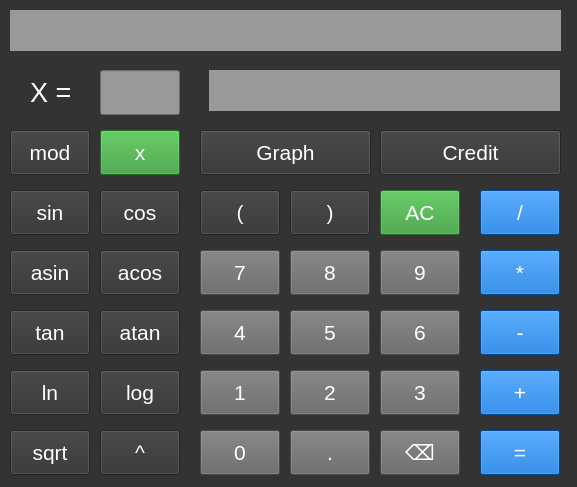
<?xml version="1.0" encoding="UTF-8"?>
<ui version="4.0">
 <class>MainWindow</class>
 <widget class="QMainWindow" name="MainWindow">
  <property name="geometry">
   <rect>
    <x>0</x>
    <y>0</y>
    <width>577</width>
    <height>487</height>
   </rect>
  </property>
  <property name="windowTitle">
   <string>Calculator</string>
  </property>
  <property name="styleSheet">
   <string notr="true">QWidget {
	background-color: rgb(51, 51, 51);
}</string>
  </property>
  <widget class="QWidget" name="centralwidget">
   <widget class="QLabel" name="label_input">
    <property name="geometry">
     <rect>
      <x>10</x>
      <y>10</y>
      <width>551</width>
      <height>41</height>
     </rect>
    </property>
    <property name="styleSheet">
     <string notr="true">QLabel {	
	color: white;
	font-size: 20px;
	background-color: rgb(153, 153, 153);
}</string>
    </property>
    <property name="text">
     <string/>
    </property>
   </widget>
   <widget class="QPushButton" name="pushButton_x">
    <property name="geometry">
     <rect>
      <x>100</x>
      <y>130</y>
      <width>80</width>
      <height>45</height>
     </rect>
    </property>
    <property name="font">
     <font>
      <pointsize>16</pointsize>
     </font>
    </property>
    <property name="styleSheet">
     <string notr="true">QPushButton {
	color: white;
	background-color: rgb(51, 153, 51);
}
QPushButton:pressed {
	background-color: rgb(51, 204, 102) ;
}</string>
    </property>
    <property name="text">
     <string>x</string>
    </property>
   </widget>
   <widget class="QLabel" name="label_x">
    <property name="geometry">
     <rect>
      <x>30</x>
      <y>70</y>
      <width>51</width>
      <height>45</height>
     </rect>
    </property>
    <property name="font">
     <font>
      <pointsize>20</pointsize>
     </font>
    </property>
    <property name="styleSheet">
     <string notr="true">QLabel {	
	color: white;
	opacity: 100
}</string>
    </property>
    <property name="text">
     <string>X =</string>
    </property>
   </widget>
   <widget class="QLineEdit" name="lineEdit_x">
    <property name="geometry">
     <rect>
      <x>100</x>
      <y>70</y>
      <width>80</width>
      <height>45</height>
     </rect>
    </property>
    <property name="styleSheet">
     <string notr="true">QLineEdit {	
	color: white;
	font-size: 20px;
	background-color: rgb(153, 153, 153);
}</string>
    </property>
    <property name="text">
     <string/>
    </property>
   </widget>
   <widget class="QLabel" name="label_result">
    <property name="geometry">
     <rect>
      <x>209</x>
      <y>70</y>
      <width>351</width>
      <height>41</height>
     </rect>
    </property>
    <property name="styleSheet">
     <string notr="true">QLabel {	
	color: whiite;
	font-size: 20px;
	background-color: rgb(153, 153, 153);
}</string>
    </property>
    <property name="text">
     <string/>
    </property>
   </widget>
   <widget class="QPushButton" name="pushButton_7">
    <property name="geometry">
     <rect>
      <x>200</x>
      <y>250</y>
      <width>80</width>
      <height>45</height>
     </rect>
    </property>
    <property name="font">
     <font>
      <pointsize>16</pointsize>
     </font>
    </property>
    <property name="styleSheet">
     <string notr="true">color: rgb(255, 255, 255);
background-color: rgb(102, 102, 102);</string>
    </property>
    <property name="text">
     <string>7</string>
    </property>
   </widget>
   <widget class="QPushButton" name="pushButton_8">
    <property name="geometry">
     <rect>
      <x>290</x>
      <y>250</y>
      <width>80</width>
      <height>45</height>
     </rect>
    </property>
    <property name="font">
     <font>
      <pointsize>16</pointsize>
     </font>
    </property>
    <property name="styleSheet">
     <string notr="true">color: rgb(255, 255, 255);
background-color: rgb(102, 102, 102);</string>
    </property>
    <property name="text">
     <string>8</string>
    </property>
   </widget>
   <widget class="QPushButton" name="pushButton_9">
    <property name="geometry">
     <rect>
      <x>380</x>
      <y>250</y>
      <width>80</width>
      <height>45</height>
     </rect>
    </property>
    <property name="font">
     <font>
      <pointsize>16</pointsize>
     </font>
    </property>
    <property name="styleSheet">
     <string notr="true">color: rgb(255, 255, 255);
background-color: rgb(102, 102, 102);</string>
    </property>
    <property name="text">
     <string>9</string>
    </property>
   </widget>
   <widget class="QPushButton" name="pushButton_4">
    <property name="geometry">
     <rect>
      <x>200</x>
      <y>310</y>
      <width>80</width>
      <height>45</height>
     </rect>
    </property>
    <property name="font">
     <font>
      <pointsize>16</pointsize>
     </font>
    </property>
    <property name="styleSheet">
     <string notr="true">color: rgb(255, 255, 255);
background-color: rgb(102, 102, 102);</string>
    </property>
    <property name="text">
     <string>4</string>
    </property>
   </widget>
   <widget class="QPushButton" name="pushButton_5">
    <property name="geometry">
     <rect>
      <x>290</x>
      <y>310</y>
      <width>80</width>
      <height>45</height>
     </rect>
    </property>
    <property name="font">
     <font>
      <pointsize>16</pointsize>
     </font>
    </property>
    <property name="styleSheet">
     <string notr="true">color: rgb(255, 255, 255);
background-color: rgb(102, 102, 102);</string>
    </property>
    <property name="text">
     <string>5</string>
    </property>
   </widget>
   <widget class="QPushButton" name="pushButton_6">
    <property name="geometry">
     <rect>
      <x>380</x>
      <y>310</y>
      <width>80</width>
      <height>45</height>
     </rect>
    </property>
    <property name="font">
     <font>
      <pointsize>16</pointsize>
     </font>
    </property>
    <property name="styleSheet">
     <string notr="true">background-color: rgb(102, 102, 102);color: rgb(255, 255, 255);</string>
    </property>
    <property name="text">
     <string>6</string>
    </property>
   </widget>
   <widget class="QPushButton" name="pushButton_1">
    <property name="geometry">
     <rect>
      <x>200</x>
      <y>370</y>
      <width>80</width>
      <height>45</height>
     </rect>
    </property>
    <property name="font">
     <font>
      <pointsize>16</pointsize>
     </font>
    </property>
    <property name="styleSheet">
     <string notr="true">background-color: rgb(102, 102, 102);
color: rgb(255, 255, 255);</string>
    </property>
    <property name="text">
     <string>1</string>
    </property>
   </widget>
   <widget class="QPushButton" name="pushButton_2">
    <property name="geometry">
     <rect>
      <x>290</x>
      <y>370</y>
      <width>80</width>
      <height>45</height>
     </rect>
    </property>
    <property name="font">
     <font>
      <pointsize>16</pointsize>
     </font>
    </property>
    <property name="styleSheet">
     <string notr="true">color: rgb(255, 255, 255);
background-color: rgb(102, 102, 102);</string>
    </property>
    <property name="text">
     <string>2</string>
    </property>
   </widget>
   <widget class="QPushButton" name="pushButton_3">
    <property name="geometry">
     <rect>
      <x>380</x>
      <y>370</y>
      <width>80</width>
      <height>45</height>
     </rect>
    </property>
    <property name="font">
     <font>
      <pointsize>16</pointsize>
     </font>
    </property>
    <property name="styleSheet">
     <string notr="true">background-color: rgb(102, 102, 102);
color: rgb(255, 255, 255);</string>
    </property>
    <property name="text">
     <string>3</string>
    </property>
   </widget>
   <widget class="QPushButton" name="pushButton_del">
    <property name="geometry">
     <rect>
      <x>380</x>
      <y>430</y>
      <width>80</width>
      <height>45</height>
     </rect>
    </property>
    <property name="font">
     <font>
      <pointsize>16</pointsize>
     </font>
    </property>
    <property name="styleSheet">
     <string notr="true">background-color: rgb(102, 102, 102);
color: rgb(255, 255, 255);</string>
    </property>
    <property name="text">
     <string>⌫</string>
    </property>
   </widget>
   <widget class="QPushButton" name="pushButton_0">
    <property name="geometry">
     <rect>
      <x>200</x>
      <y>430</y>
      <width>80</width>
      <height>45</height>
     </rect>
    </property>
    <property name="font">
     <font>
      <pointsize>16</pointsize>
     </font>
    </property>
    <property name="styleSheet">
     <string notr="true">background-color: rgb(102, 102, 102);
color: rgb(255, 255, 255);</string>
    </property>
    <property name="text">
     <string>0</string>
    </property>
   </widget>
   <widget class="QPushButton" name="pushButton_dot">
    <property name="geometry">
     <rect>
      <x>290</x>
      <y>430</y>
      <width>80</width>
      <height>45</height>
     </rect>
    </property>
    <property name="font">
     <font>
      <pointsize>16</pointsize>
     </font>
    </property>
    <property name="styleSheet">
     <string notr="true">background-color: rgb(102, 102, 102);
color: rgb(255, 255, 255);</string>
    </property>
    <property name="text">
     <string>.</string>
    </property>
   </widget>
   <widget class="QPushButton" name="pushButton_equals">
    <property name="geometry">
     <rect>
      <x>480</x>
      <y>430</y>
      <width>80</width>
      <height>45</height>
     </rect>
    </property>
    <property name="font">
     <font>
      <pointsize>16</pointsize>
     </font>
    </property>
    <property name="styleSheet">
     <string notr="true">color: rgb(255, 255, 255);
background-color: rgb(0, 102, 204);</string>
    </property>
    <property name="text">
     <string>=</string>
    </property>
   </widget>
   <widget class="QPushButton" name="pushButton_plus">
    <property name="geometry">
     <rect>
      <x>480</x>
      <y>370</y>
      <width>80</width>
      <height>45</height>
     </rect>
    </property>
    <property name="font">
     <font>
      <pointsize>16</pointsize>
     </font>
    </property>
    <property name="styleSheet">
     <string notr="true">color: rgb(255, 255, 255);
background-color: rgb(0, 102, 204);</string>
    </property>
    <property name="text">
     <string>+</string>
    </property>
   </widget>
   <widget class="QPushButton" name="pushButton_mult">
    <property name="geometry">
     <rect>
      <x>480</x>
      <y>250</y>
      <width>80</width>
      <height>45</height>
     </rect>
    </property>
    <property name="font">
     <font>
      <pointsize>16</pointsize>
     </font>
    </property>
    <property name="styleSheet">
     <string notr="true">color: rgb(255, 255, 255);
background-color: rgb(0, 102, 204);</string>
    </property>
    <property name="text">
     <string>*</string>
    </property>
   </widget>
   <widget class="QPushButton" name="pushButton_min">
    <property name="geometry">
     <rect>
      <x>480</x>
      <y>310</y>
      <width>80</width>
      <height>45</height>
     </rect>
    </property>
    <property name="font">
     <font>
      <pointsize>16</pointsize>
     </font>
    </property>
    <property name="styleSheet">
     <string notr="true">color: rgb(255, 255, 255);
background-color: rgb(0, 102, 204);</string>
    </property>
    <property name="text">
     <string>-</string>
    </property>
   </widget>
   <widget class="QPushButton" name="pushButton_sqrt">
    <property name="geometry">
     <rect>
      <x>10</x>
      <y>430</y>
      <width>80</width>
      <height>45</height>
     </rect>
    </property>
    <property name="font">
     <font>
      <pointsize>16</pointsize>
     </font>
    </property>
    <property name="styleSheet">
     <string notr="true">color: rgb(255, 255, 255);</string>
    </property>
    <property name="text">
     <string>sqrt</string>
    </property>
   </widget>
   <widget class="QPushButton" name="pushButton_asin">
    <property name="geometry">
     <rect>
      <x>10</x>
      <y>250</y>
      <width>80</width>
      <height>45</height>
     </rect>
    </property>
    <property name="font">
     <font>
      <pointsize>16</pointsize>
     </font>
    </property>
    <property name="styleSheet">
     <string notr="true">color: rgb(255, 255, 255);</string>
    </property>
    <property name="text">
     <string>asin</string>
    </property>
   </widget>
   <widget class="QPushButton" name="pushButton_tan">
    <property name="geometry">
     <rect>
      <x>10</x>
      <y>310</y>
      <width>80</width>
      <height>45</height>
     </rect>
    </property>
    <property name="font">
     <font>
      <pointsize>16</pointsize>
     </font>
    </property>
    <property name="styleSheet">
     <string notr="true">color: rgb(255, 255, 255);</string>
    </property>
    <property name="text">
     <string>tan</string>
    </property>
   </widget>
   <widget class="QPushButton" name="pushButton_ln">
    <property name="geometry">
     <rect>
      <x>10</x>
      <y>370</y>
      <width>80</width>
      <height>45</height>
     </rect>
    </property>
    <property name="font">
     <font>
      <pointsize>16</pointsize>
     </font>
    </property>
    <property name="styleSheet">
     <string notr="true">color: rgb(255, 255, 255);</string>
    </property>
    <property name="text">
     <string>ln</string>
    </property>
   </widget>
   <widget class="QPushButton" name="pushButton_log">
    <property name="geometry">
     <rect>
      <x>100</x>
      <y>370</y>
      <width>80</width>
      <height>45</height>
     </rect>
    </property>
    <property name="font">
     <font>
      <pointsize>16</pointsize>
     </font>
    </property>
    <property name="styleSheet">
     <string notr="true">color: rgb(255, 255, 255);</string>
    </property>
    <property name="text">
     <string>log</string>
    </property>
   </widget>
   <widget class="QPushButton" name="pushButton_acos">
    <property name="geometry">
     <rect>
      <x>100</x>
      <y>250</y>
      <width>80</width>
      <height>45</height>
     </rect>
    </property>
    <property name="font">
     <font>
      <pointsize>16</pointsize>
     </font>
    </property>
    <property name="styleSheet">
     <string notr="true">color: rgb(255, 255, 255);</string>
    </property>
    <property name="text">
     <string>acos</string>
    </property>
   </widget>
   <widget class="QPushButton" name="pushButton_atan">
    <property name="geometry">
     <rect>
      <x>100</x>
      <y>310</y>
      <width>80</width>
      <height>45</height>
     </rect>
    </property>
    <property name="font">
     <font>
      <pointsize>16</pointsize>
     </font>
    </property>
    <property name="styleSheet">
     <string notr="true">color: rgb(255, 255, 255);</string>
    </property>
    <property name="text">
     <string>atan</string>
    </property>
   </widget>
   <widget class="QPushButton" name="pushButton_pow">
    <property name="geometry">
     <rect>
      <x>100</x>
      <y>430</y>
      <width>80</width>
      <height>45</height>
     </rect>
    </property>
    <property name="font">
     <font>
      <pointsize>16</pointsize>
     </font>
    </property>
    <property name="styleSheet">
     <string notr="true">color: rgb(255, 255, 255);</string>
    </property>
    <property name="text">
     <string>^</string>
    </property>
   </widget>
   <widget class="QPushButton" name="pushButton_cos">
    <property name="geometry">
     <rect>
      <x>100</x>
      <y>190</y>
      <width>80</width>
      <height>45</height>
     </rect>
    </property>
    <property name="font">
     <font>
      <pointsize>16</pointsize>
     </font>
    </property>
    <property name="styleSheet">
     <string notr="true">color: rgb(255, 255, 255);</string>
    </property>
    <property name="text">
     <string>cos</string>
    </property>
   </widget>
   <widget class="QPushButton" name="pushButton_sin">
    <property name="geometry">
     <rect>
      <x>10</x>
      <y>190</y>
      <width>80</width>
      <height>45</height>
     </rect>
    </property>
    <property name="font">
     <font>
      <pointsize>16</pointsize>
     </font>
    </property>
    <property name="styleSheet">
     <string notr="true">color: rgb(255, 255, 255);</string>
    </property>
    <property name="text">
     <string>sin</string>
    </property>
   </widget>
   <widget class="QPushButton" name="pushButton_open">
    <property name="geometry">
     <rect>
      <x>200</x>
      <y>190</y>
      <width>80</width>
      <height>45</height>
     </rect>
    </property>
    <property name="font">
     <font>
      <pointsize>16</pointsize>
     </font>
    </property>
    <property name="styleSheet">
     <string notr="true">color: rgb(255, 255, 255);</string>
    </property>
    <property name="text">
     <string>(</string>
    </property>
   </widget>
   <widget class="QPushButton" name="pushButton_div">
    <property name="geometry">
     <rect>
      <x>480</x>
      <y>190</y>
      <width>80</width>
      <height>45</height>
     </rect>
    </property>
    <property name="font">
     <font>
      <pointsize>16</pointsize>
     </font>
    </property>
    <property name="styleSheet">
     <string notr="true">color: rgb(255, 255, 255);
background-color: rgb(0, 102, 204);</string>
    </property>
    <property name="text">
     <string>/</string>
    </property>
   </widget>
   <widget class="QPushButton" name="pushButton_close">
    <property name="geometry">
     <rect>
      <x>290</x>
      <y>190</y>
      <width>80</width>
      <height>45</height>
     </rect>
    </property>
    <property name="font">
     <font>
      <pointsize>16</pointsize>
     </font>
    </property>
    <property name="styleSheet">
     <string notr="true">color: white;
background-color: rgb(51, 51, 51);</string>
    </property>
    <property name="text">
     <string>)</string>
    </property>
   </widget>
   <widget class="QPushButton" name="pushButton_clean">
    <property name="geometry">
     <rect>
      <x>380</x>
      <y>190</y>
      <width>80</width>
      <height>45</height>
     </rect>
    </property>
    <property name="font">
     <font>
      <pointsize>16</pointsize>
     </font>
    </property>
    <property name="styleSheet">
     <string notr="true">QPushButton {
	color: white;
	background-color: rgb(51, 153, 51);
}</string>
    </property>
    <property name="text">
     <string>AC</string>
    </property>
   </widget>
   <widget class="QPushButton" name="pushButton_graph">
    <property name="geometry">
     <rect>
      <x>200</x>
      <y>130</y>
      <width>171</width>
      <height>45</height>
     </rect>
    </property>
    <property name="font">
     <font>
      <pointsize>16</pointsize>
     </font>
    </property>
    <property name="styleSheet">
     <string notr="true">color: rgb(255, 255, 255);
</string>
    </property>
    <property name="text">
     <string>Graph</string>
    </property>
   </widget>
   <widget class="QPushButton" name="pushButton_credit">
    <property name="geometry">
     <rect>
      <x>380</x>
      <y>130</y>
      <width>181</width>
      <height>45</height>
     </rect>
    </property>
    <property name="font">
     <font>
      <pointsize>16</pointsize>
     </font>
    </property>
    <property name="styleSheet">
     <string notr="true">color: rgb(255, 255, 255);
</string>
    </property>
    <property name="text">
     <string>Credit</string>
    </property>
   </widget>
   <widget class="QPushButton" name="pushButton_mod">
    <property name="geometry">
     <rect>
      <x>10</x>
      <y>130</y>
      <width>80</width>
      <height>45</height>
     </rect>
    </property>
    <property name="font">
     <font>
      <pointsize>16</pointsize>
     </font>
    </property>
    <property name="styleSheet">
     <string notr="true">color: rgb(255, 255, 255);</string>
    </property>
    <property name="text">
     <string>mod</string>
    </property>
   </widget>
  </widget>
 </widget>
 <resources/>
 <connections/>
</ui>
